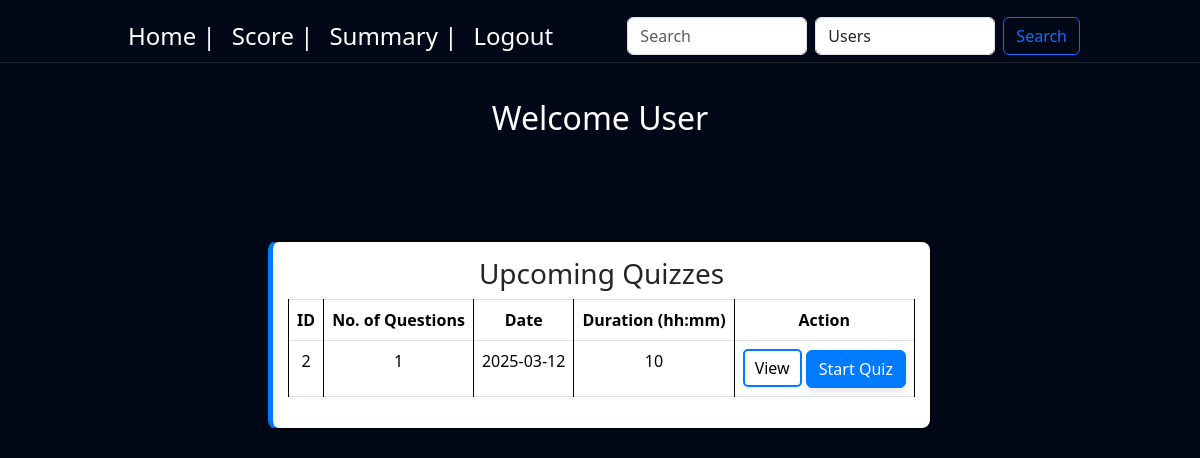
/user_dashboard (signed in), run on the app's committed database.
### controller/models.py (models this page shows)
class Role(db.Model):
    id = db.Column(db.Integer, primary_key=True, autoincrement=True)
    name = db.Column(db.String(50), nullable=False)

class Quiz(db.Model):
    id = db.Column(db.Integer, primary_key=True, autoincrement=True)
    title = db.Column(db.String(255), nullable=False)
    chapter_id = db.Column(db.Integer, db.ForeignKey('chapter.id'), nullable=False)
    date_of_quiz = db.Column(db.Date, nullable=False)
    time_duration = db.Column(db.Integer, nullable=False)
    time_start = db.Column(db.Time, nullable=False)
    remarks = db.Column(db.String(500))
    questions = db.relationship('Question', backref='quiz', lazy=True)
    scores = db.relationship('Score', backref='quiz', lazy=True)

### controller/routes.py (the view)
@app.route('/user_dashboard')
def user_dashboard():
    question_count_subquery = db.session.query(
    Question.quiz_id, func.count(Question.id).label("question_count")
).group_by(Question.quiz_id).subquery()
    quizzes = db.session.query(
        Quiz.id,
        Quiz.title,
        Chapter.name.label("chapter_name"),
        Subject.name.label("subject_name"),
        Quiz.date_of_quiz,
        Quiz.time_duration,
        func.coalesce(question_count_subquery.c.question_count, 0).label("question_count")  # Ensure 0 for empty quizzes
    ).join(Chapter, Quiz.chapter_id == Chapter.id) \
    .join(Subject, Chapter.subject_id == Subject.id) \
    .outerjoin(question_count_subquery, Quiz.id == question_count_subquery.c.quiz_id) \
    .all()
    return render_template('user_dashboard.html', quizzes=quizzes, user = current_user)

### controller/models.py (called while the page is built)
    @property
    def is_admin(self):
        return any(role.name == 'admin' for role in self.roles)

### main.py (called while the page is built)
@login_manager.user_loader
def load_user(user_id):
    return User.query.get(int(user_id))

### templates/user_dashboard.html (shortened to what this page needs)
<!DOCTYPE html>
<html lang="en">
  <head>
    <link
      href="https://cdn.jsdelivr.net/npm/bootstrap@5.3.3/dist/css/bootstrap.min.css"
      rel="stylesheet"
    />
    <link rel="stylesheet" href="{{ url_for('static', filename='styles.css') }}" />
  </head>
  <body>
    {% include 'navbar2.html' %}
    <div class="background">
      <div class="heading-sec">
        <h2>Welcome User</h2>
      </div>
      <div class="container">
        <div class="subjects-container">
          <div class="quiz-box">
            <h3>Upcoming Quizzes</h3>
            <table class="table table-bordered">
              <thead>
                <tr>
                  <th>ID</th>
                  <th>No. of Questions</th>
                  <th>Date</th>
                  <th>Duration (hh:mm)</th>
                  <th>Action</th>
                </tr>
              </thead>
              <tbody>
                {% for quiz in quizzes %}
                <tr>
                  <td>{{ quiz.id }}</td>
                  <td>{{ quiz.question_count }}</td>
                  <td>{{ quiz.date_of_quiz }}</td>
                  <td>{{ quiz.time_duration }}</td>
                  <td>
                    <button
                      class="view-btn"
                      onclick="viewQuizDetails('{{ quiz.id }}', '{{ quiz.subject_name }}', '{{ quiz.chapter_name }}', '{{ quiz.question_count }}', '{{ quiz.date_of_quiz }}', '{{ quiz.time_duration }}')">
                      View
                    </button>
                    <a href="{{ url_for('quiz', quiz_id=quiz.id) }}" class="btn btn-primary">
                      Start Quiz
                    </a>
                  </td>
                </tr>
                {% endfor %}
              </tbody>
            </table>
          </div>
        </div>
      </div>
    </div>
  </body>
</html>

### templates/navbar2.html (shortened to what this page needs)
<!DOCTYPE html>
<html lang="en">
<head>
</head>
<body>
    <nav class="navbar navbar-expand-lg fixed-top" style="padding: 0 108px; margin-top: 10px; margin-bottom: 15px;">
        <div class="container-fluid">
            <div class="collapse navbar-collapse" id="navbarSupportedContent">
                <ul class="navbar-nav me-auto mb-2 mb-lg-0">
                    <li class="nav-item">
                        <a class="nav-link active" aria-current="page" href="user_dashboard" style="font-size: x-large;">Home | </a>
                    </li>
                    <li class="nav-item">
                        <a class="nav-link" href="scores" style="font-size: x-large;">Score | </a>
                    </li>
                    <li class="nav-item">
                        <a class="nav-link" href="performance" style="font-size: x-large;">Summary | </a>
                    </li>
                    <li class="nav-item">
                        <a class="nav-link" href="logout" style="font-size: x-large;">Logout</a>
                    </li>
                </ul>
                <form class="d-flex" role="search" onsubmit="event.preventDefault(); performNavbarSearch();">
                    <input class="form-control me-2" type="search" id="navbarSearchQuery" placeholder="Search" aria-label="Search">
                    <select id="navbarSearchFilter" class="form-control me-2">
                        {% if current_user.is_admin %}
                            <option value="users">Users</option>
                        {% else %}
                            <option value="subjects">Subjects</option>
                            <option value="quizzes">Quizzes</option>
                        {% endif %}
                    </select>
                    <button class="btn btn-outline-primary" type="submit">Search</button>
                </form>
            </div>
        </div>
      </nav>
</body>
</html>

### static/styles.css (style rules this page uses)
html, body { height: 100%; margin: 0; padding: 0; overflow-x: auto; background: #020817 ; background-size: 400% 400%; backdrop-filter: blur(10px); scroll-behavior: smooth; }
.navbar { background: #020817 !important; backdrop-filter: blur(10px); border-bottom: 1px solid rgba(255, 255, 255, 0.1); }
.navbar .nav-link, .navbar-brand { color: white !important; }

### templates/user_dashboard.html (style rules this page uses)
.heading-sec { padding-top: 5px; display: flex; justify-content: center; align-items: center; height: 30vh; color: white; font-size: 50px; font-weight: 800; background: #020817 !important; backdrop-filter: blur(10px); text-align: center; }
.subjects-container { display: flex; gap: 20px; flex-wrap: wrap; justify-content: center; }
.quiz-box { border: 2px solid black; padding: 15px; border-radius: 10px; width: fit-content; text-align: center; background-color: white; border-left: 5px solid #007bff; }
table { width: 100%; border-collapse: collapse; }
table, th, td { border: 1px solid black; }
th, td { padding: 8px; text-align: center; }
.btn-primary { background-color: #007bff; border-color: #007bff; box-shadow: 0 4px 8px rgba(0, 0, 0, 0.1); }
.view-btn { background-color: white; color: black; border: 2px solid #007bff; padding: 5px 10px; border-radius: 5px; cursor: pointer; }

### data on the page
Role: name "Users"
Quiz: id "2", question_count "1", date_of_quiz "2025-03-12", time_duration "10"
